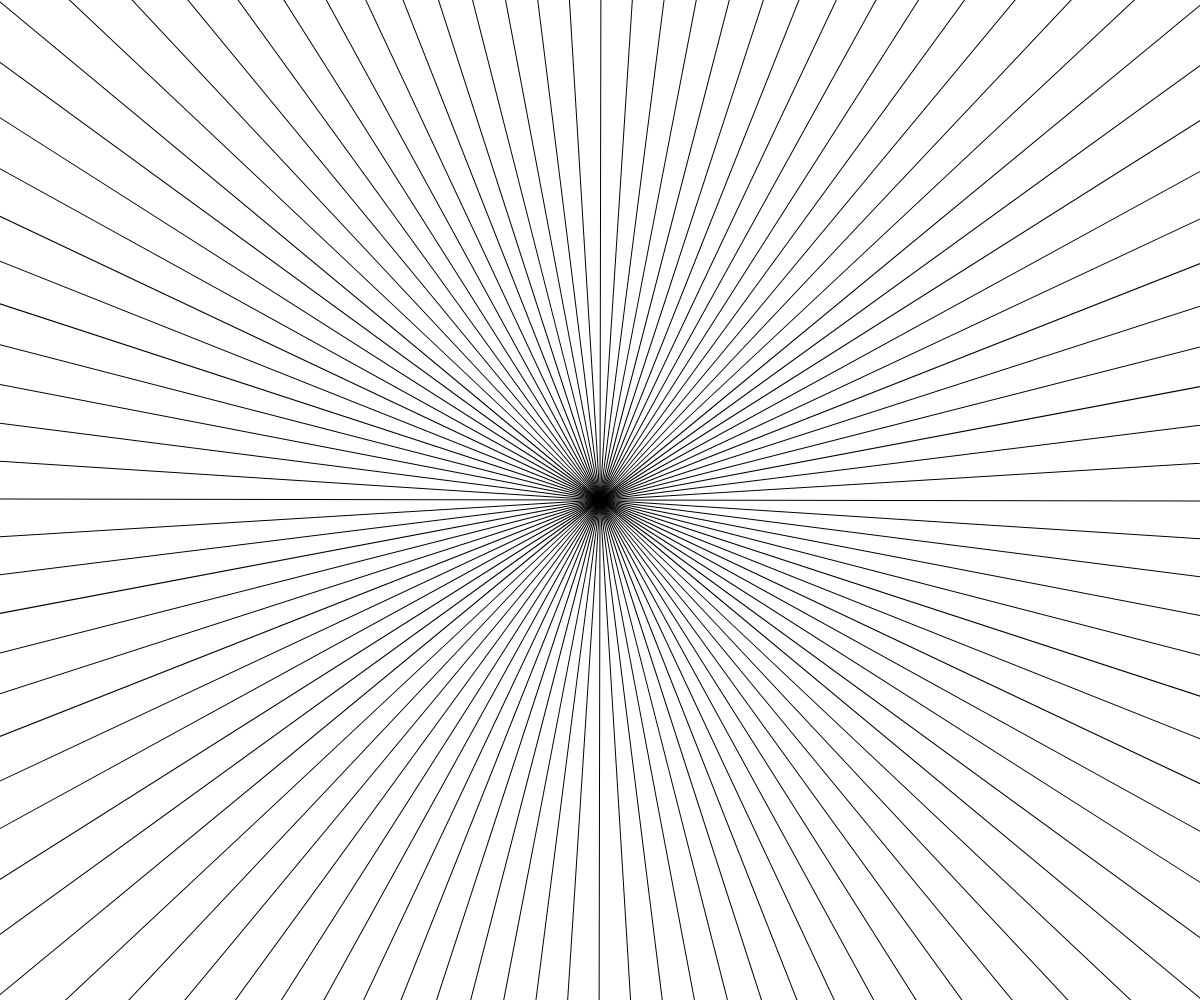
Frame 1 (no input)
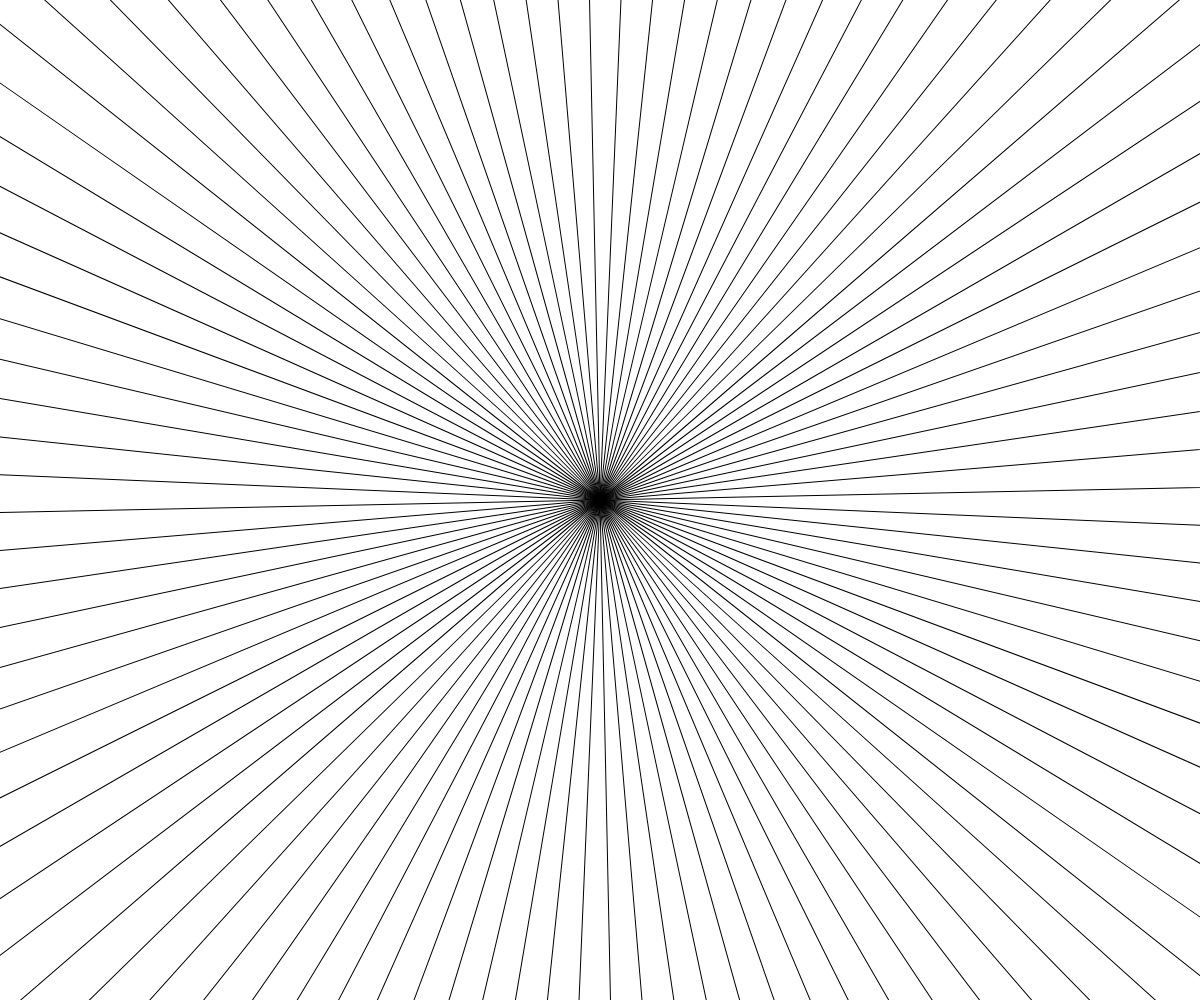
Frame 60 (no input)
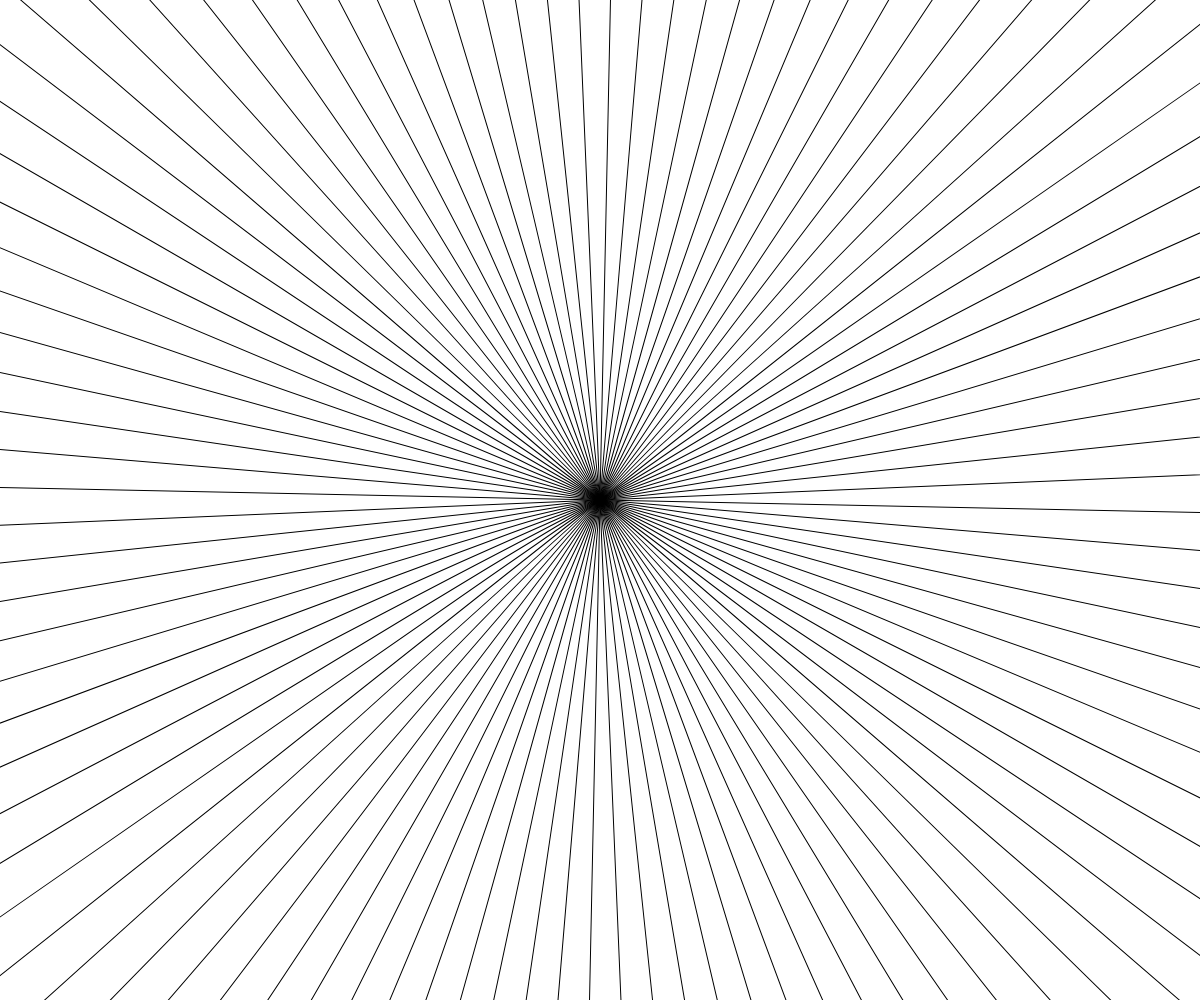
Frame 120 (the mouse pressed at the canvas centre since frame 60)

The p5.js sketch that drew these frames (run headless with seeded random() and noise() and a simulated clock; from frame 60 on, the mouse is pressed at the canvas centre):

// p5.js sketch
// ── sketch.js
function setup() {
	createCanvas(windowWidth, windowHeight);
	angleMode(DEGREES)

}

function draw() {
	// put drawing code here
	background(255)
	translate(width / 2, height / 2)
	rotate(frameCount * 0.1)
	let div = 100
	for (let i = 0; i < div; i++) {
		push()
		// translate(windowWidth / 2, windowHeight / 2)
		rotate(i * (360 / div))
		strokeWeight(1)
		line(0, 0, 1000, 0)
		pop()
	}
}
